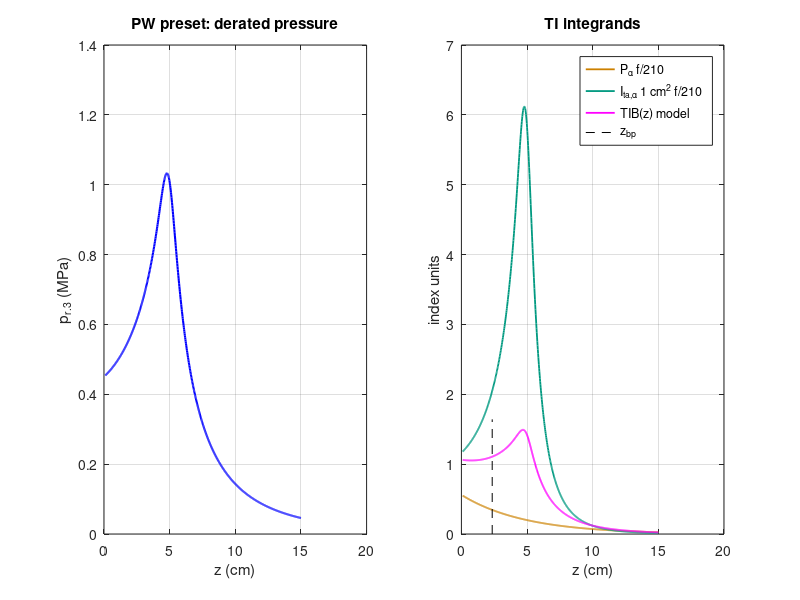

MATLAB code to generate this figure:
%% m22_ti_estimates.m  -  MI, derated intensities and TIS / TIB / TIC for a defined mode
% Purpose : the Gaussian-beam output model of Demo 22.4. A separable Gaussian source (1/e amplitude
%           half-width 0.4 x aperture in each axis) focused in azimuth (Fx) and elevation (Fy)
%           radiates a Gaussian-envelope pulse in water. From it: p_r.3(z), PII.3(z), I_ta.3(z),
%           I_pa.3(z), P_alpha(z); MI at z_MI (max derated PII); I_SPTA.3, I_SPPA.3; TIS (scanning:
%           P1 f/210; non-scanning large aperture: max over z >= z_bp of min[P_alpha, I_ta,alpha x 1 cm^2]
%           f/210), TIB (model P_alpha/(40 mW/cm x d_-6), scanning TIB = TIS), TIC = P/(40 D_eq).
% Change  : the preset structs (f MHz, Lx Ly mm, Fx Fy mm, p0 MPa source pressure, N cycles at -6 dB,
%           mode 'scan' | 'unscan' | 'plane', rate or lines/frame/fov).
% Expect  : PW preset: MI 0.60 at 4.80 cm, I_SPTA.3 428 mW/cm^2, P 39.2 mW, TIS 0.34 (z_s 2.36 cm),
%           TIB 1.49, TIC 0.63. B-mode: MI 1.16, TIS = TIB 0.12, TIC 0.32. Push: MI 1.62,
%           I_SPTA.3 159 mW/cm^2, I_SPPA.3 206 W/cm^2. sqrt-form TIB cross-check (C_TIB = 50):
%           1.063 x the diameter form for these Gaussian beams.
% Note    : TIB here uses the diameter model (40 mW/cm, Nowicki 2020 eq. 6). IEC 62359 computes
%           non-scanning TIB as sqrt(P_alpha I_ta,alpha)/C_TIB at the depth where the product is
%           largest. C_TIB = 50 mW/cm is the commonly quoted ODS value but was NOT confirmed from a
%           public source for this course; the script prints that form only as a cross-check.
%           Use the standard's own text for submission numbers.
rhoc = 1.5e6; cw = 1500;
zs = 0.1:0.02:15;                                     % cm
der = @(f, z, pw) 10.^(-0.3*f*z/(10*pw + 20*(1-pw)));  % pw = 1: intensity (10 log), 0: pressure
den = @(ws, F, lam) (1/F)^2 + (lam/(pi*ws^2))^2;              % complex beam parameter q = q0 + z
qr0 = @(ws, F, lam) (-1/F)/den(ws, F, lam);                     % Re q0 (converging: R = -F)
qi0 = @(ws, F, lam) (lam/(pi*ws^2))/den(ws, F, lam);            % Im q0
gw  = @(ws, F, lam, z) sqrt(lam*((qr0(ws, F, lam) + z).^2 + qi0(ws, F, lam)^2)/(pi*qi0(ws, F, lam)));  % 1/e half-width (m)
% presets (same as the page)
P1 = struct('name','PW Doppler','f',3.0,'Lx',19.2,'Ly',10,'Fx',50,'Fy',60,'p0',0.45,'N',8,'mode','unscan','rate',6000,'lines',0,'frame',0,'fov',0);
P2 = struct('name','B-mode','f',3.5,'Lx',19.2,'Ly',10,'Fx',50,'Fy',60,'p0',0.9,'N',2,'mode','scan','rate',0,'lines',128,'frame',40,'fov',38.4);
P3 = struct('name','push 2/s','f',3.0,'Lx',19.2,'Ly',10,'Fx',40,'Fy',60,'p0',1.0,'N',1200,'mode','unscan','rate',2,'lines',0,'frame',0,'fov',0);
P4 = struct('name','plane 5 kHz','f',5,'Lx',38.4,'Ly',5,'Fx',1e6,'Fy',20,'p0',0.8,'N',2,'mode','plane','rate',5000,'lines',0,'frame',0,'fov',0);
presets = {P1, P2, P3, P4};
out = cell(1, numel(presets));
for k = 1:numel(presets)
  P = presets{k};
  lam = cw/(P.f*1e6); wsx = 0.4*P.Lx*1e-3; wsy = 0.4*P.Ly*1e-3;
  wx = gw(wsx, P.Fx*1e-3, lam, zs*1e-2); wy = gw(wsy, P.Fy*1e-3, lam, zs*1e-2);   % m
  amp = sqrt(wsx*wsy./(wx.*wy));
  sig = P.N/(2.3548*P.f*1e6); Ee = sig*sqrt(pi); td = 2.2655*sig;
  p0 = P.p0*1e6; E = p0^2/(2*rhoc)*Ee*pi*wsx*wsy/2;                         % J per pulse
  if strcmp(P.mode, 'scan')
    pps = P.lines*P.frame; dx = P.fov*1e-3/P.lines; rate = zeros(size(zs));
    for i = 1:numel(zs)
      L = ceil(4*wx(i)/dx); l = -L:L; rate(i) = P.frame*sum(exp(-2*(l*dx).^2/wx(i)^2));
    end
  else
    pps = P.rate; rate = pps*ones(size(zs));
  end
  Pw = E*pps*1e3;                                                            % mW
  p = p0*amp; pii = p.^2/(2*rhoc)*Ee;
  pr3 = p.*der(P.f, zs, 0); pii3 = pii.*der(P.f, zs, 1); ita3 = pii.*rate.*der(P.f, zs, 1);
  ipa3 = pii/td.*der(P.f, zs, 1); P3a = Pw*der(P.f, zs, 1);
  [~, iMI] = max(pii3); MI = pr3(iMI)/1e6/sqrt(P.f);
  [ispta3, iT] = max(ita3*0.1); isppa3 = max(ipa3)/1e4;                   % mW/cm^2, W/cm^2
  tisA = P3a*P.f/210; tisB = ita3*0.1*P.f/210; tib = P3a./(40*1.6651*sqrt(wx.*wy)*100);
  Aap = P.Lx*P.Ly/100;
  if ~strcmp(P.mode, 'unscan')
    if strcmp(P.mode, 'scan'), fovcm = P.fov/10; else, fovcm = P.Lx/10; end
    Pb = Pw*min(1, 1/fovcm); TIS = Pb*P.f/210; TIB = TIS; Deq = sqrt(4*(fovcm*P.Ly/10)/pi); TIC = Pw/(40*Deq); zsv = NaN; zbv = NaN; zbp = NaN;
  else
    Deq = sqrt(4*Aap/pi); zbp = 1.5*Deq; Pb = NaN;
    if Aap <= 1
      TIS = Pw*P.f/210; zsv = NaN;
    else
      m = min(tisA, tisB); m(zs < zbp) = 0; [TIS, j] = max(m); zsv = zs(j);
    end
    [TIB, jb] = max(tib); zbv = zs(jb); TIC = Pw/(40*Deq);
    CTIB = 50;                                                   % mW/cm, UNVERIFIED (see header)
    [TIBsq, jq] = max(sqrt(P3a.*ita3*0.1)/CTIB);                 % sqrt(mW x mW/cm^2) = mW/cm
  end
  fprintf('%-12s: MI %.2f at z_MI %.2f cm | I_SPTA.3 %.1f mW/cm^2 (z %.2f) | I_SPPA.3 %.1f W/cm^2 | P %.1f mW\n', ...
    P.name, MI, zs(iMI), ispta3, zs(iT), isppa3, Pw);
  fprintf('              TIS %.3f (z_s %.2f, z_bp %.2f) | TIB %.3f (z_b %.2f) | TIC %.3f (D_eq %.2f cm)\n', TIS, zsv, zbp, TIB, zbv, TIC, Deq);
  if strcmp(P.mode, 'unscan')
    fprintf('              cross-check sqrt(P_a I_ta,a)/50: TIB %.3f at %.2f cm (ratio to diameter form %.3f)\n', TIBsq, zs(jq), TIBsq/TIB);
  end
  ok = ispta3 <= 720 && (MI <= 1.9 || isppa3 <= 190);
  if ok, fprintf('              Track 3: within\n'); else, fprintf('              Track 3: exceeded\n'); end
  out{k} = struct('pr3', pr3, 'tisA', tisA, 'tisB', tisB, 'tib', tib, 'zbp', zbp);
end
%% TIB and MI versus azimuth focal depth (PW preset)
Fl = [20 30 40 50 70 100];
fprintf('\nPW preset, azimuth focus sweep:\n  Fx (mm) |  MI  | TIS  | TIB\n');
for F = Fl
  P = P1; P.Fx = F;
  lam = cw/(P.f*1e6); wsx = 0.4*P.Lx*1e-3; wsy = 0.4*P.Ly*1e-3;
  wx = gw(wsx, P.Fx*1e-3, lam, zs*1e-2); wy = gw(wsy, P.Fy*1e-3, lam, zs*1e-2);
  amp = sqrt(wsx*wsy./(wx.*wy)); sig = P.N/(2.3548*P.f*1e6); Ee = sig*sqrt(pi);
  p0 = P.p0*1e6; E = p0^2/(2*rhoc)*Ee*pi*wsx*wsy/2; Pw = E*P.rate*1e3;
  pii = (p0*amp).^2/(2*rhoc)*Ee; pii3 = pii.*der(P.f, zs, 1); [~, iMI] = max(pii3);
  MI = p0*amp(iMI)*der(P.f, zs(iMI), 0)/1e6/sqrt(P.f);
  P3a = Pw*der(P.f, zs, 1); tisA = P3a*P.f/210; tisB = pii3*P.rate*0.1*P.f/210;
  Deq = sqrt(4*(P.Lx*P.Ly/100)/pi); m = min(tisA, tisB); m(zs < 1.5*Deq) = 0;
  fprintf('   %4d   | %.2f | %.2f | %.2f\n', F, MI, max(m), max(P3a./(40*1.6651*sqrt(wx.*wy)*100)));
end
%% Figure
o = out{1};
figure('Position', [100 100 900 330]);
subplot(1,2,1); plot(zs, o.pr3/1e6, 'b', 'LineWidth', 1.5); grid on; xlabel('z (cm)'); ylabel('p_{r.3} (MPa)'); title('PW preset: derated pressure');
subplot(1,2,2); plot(zs, o.tisA, 'Color', [0.8 0.5 0], 'LineWidth', 1.3); hold on; plot(zs, o.tisB, 'Color', [0 0.6 0.5], 'LineWidth', 1.3);
plot(zs, o.tib, 'm', 'LineWidth', 1.3); plot([o.zbp o.zbp], [0 1.1*max(o.tib)], 'k--'); grid on;
xlabel('z (cm)'); ylabel('index units'); legend('P_\alpha f/210', 'I_{ta,\alpha} 1 cm^2 f/210', 'TIB(z) model', 'z_{bp}'); title('TI integrands');
